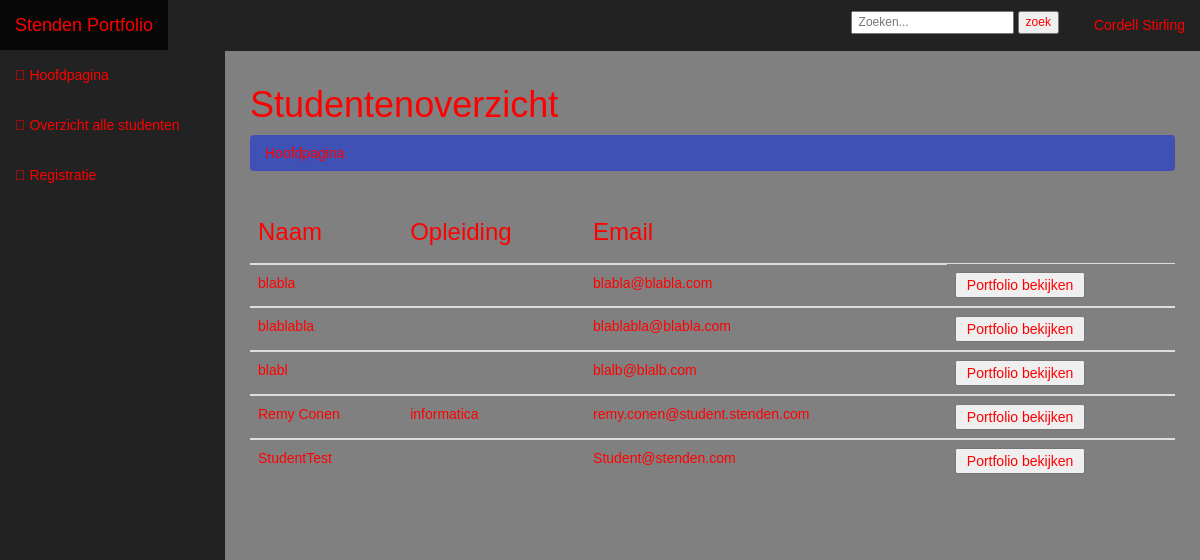
The app's page /Bootstrap/index.php?page=studentenoverzicht (signed in) with its own data.
### tables this page shows
CREATE TABLE `user` (
  `User_ID` int(11) NOT NULL,
  `User_Type_ID` int(11) NOT NULL,
  `User_Name` varchar(50) NOT NULL,
  `User_Education` varchar(50) DEFAULT NULL,
  `User_Email` varchar(50) NOT NULL,
  `User_Photo` varchar(50) DEFAULT NULL,
  `User_Password` varchar(50) NOT NULL
);

### Bootstrap/content/session.php (called while the page is built, shortened)
<?php
    include('config.php');
    if(!isset($_SESSION['login_user'])){
        $_SESSION['login_user'] = null;
    }else{
        $user_check = $_SESSION['login_user'];
        $ses_sql = mysqli_query($db,"select * from User where User_Email = '$user_check' ");
        $row = mysqli_fetch_array($ses_sql,MYSQLI_ASSOC);
    }
?>

### Bootstrap/content/studentenoverzicht.php (the view, shortened to what this page needs)
<div id="page-wrapper">
    <div class="row">
        <div class="col-lg-12">
            <h1>Studentenoverzicht</h1>
            <ol class="breadcrumb">
                <li><a href="index.php"><i class="icon-dashboard"></i> Hoofdpagina</a></li>
            </ol>
            <?php
                $query = "SELECT User_Name, User_Education, User_Email, User_ID FROM user WHERE User_Type_ID = 4 AND User_ID !=" . $row['User_ID'];
                $result = mysqli_query($db, $query);
                if(mysqli_num_rows($result) > 0){
                    echo "<div class='table-responsive'>";
                    echo "<table class='table table-hover'>";
                    echo "<thead>";
                    echo "<tr>
                            <th><h3>Naam</h3></th>
                            <th><h3>Opleiding</h3></th>
                            <th><h3>Email</h3></th>
                          </tr>";
                    echo "</thead>";
                    while($item = mysqli_fetch_assoc($result)){
                        echo "<tbody>";
                        echo '<tr><td>' . $item['User_Name'] .
                        "</td><td>" . $item['User_Education'] .
                        "</td><td>" . $item['User_Email'] .
                        "</td>";
                        echo '<td><a href="?page=portfolio&id=' . $item['User_ID'] . '"><input type = "submit" value = " Portfolio bekijken "/></a></td></tr>';
                        echo "</tbody>";
                    }
                    echo "</table>";
                } else {
                echo "Er zijn nog geen porfolio's aanwezig";
                }
            ?>
        </div>
    </div>
</div>

### Bootstrap/index.php (shortened to what this page needs)
<!DOCTYPE html>
<html lang="en">
  <head>
    <?php
        include ('content/session.php');
        if(isset($_GET['id'])){
            echo '<link href="css/css2.1.php" rel="stylesheet">'
            . '<link href="css/css2.2.php" rel="stylesheet">';
        }else{
            echo '<link href="css/css1.php" rel="stylesheet">'
            . '<link href="css/css2.php" rel="stylesheet">';
        }
    ?>
    <link rel="stylesheet" href="font-awesome/css/font-awesome.min.css">
  </head>
  <body>
    <div id="wrapper">
      <nav class="navbar navbar-inverse navbar-fixed-top" role="navigation">
        <div class="navbar-header">
          <a class="navbar-brand" href="index.php"> Stenden Portfolio </a>
        </div>
        <div class="collapse navbar-collapse navbar-ex1-collapse">
          <ul class="nav navbar-nav side-nav">
            <?php
                if(isset($_SESSION['login_user'])){
                    switch ($row['User_Type_ID']){
                        case 1:
                            echo '<li><a href="index.php"><i class="fa fa-home"></i> Hoofdpagina</a></li>
                                <li><a href="?page=studentenoverzicht"><i class="fa fa-list-alt"></i> Overzicht alle studenten</a></li>
                                <li><a href="?page=registration"><i class="fa fa-list-alt"></i> Registratie </a></li>';
                            break;
                    }
                }
                else{
                    echo '<li class="active"><a href="index.php"><i class="fa fa-home"></i> Hoofdpagina</a></li>';
                }
            ?>
          </ul>
          <ul class="nav navbar-nav navbar-right navbar-user">
              <li class ='dropdown-header'>
                    <form action="?page=search_submit" id="navbar" method="post">
                    <input class="term" type="text" id="term" name="search" placeholder=" Zoeken..." required />
                    <input type="submit" class='submit'  id="submit" value="zoek" />
                    </form>
              </li>
            <li class="dropdown user-dropdown">
                <a href="#" class="dropdown-toggle" data-toggle="dropdown">
                    <?php
                        if($_SESSION['login_user'] != null){
                            echo $row['User_Name'];
                        }else {
                            echo '<li><a href="?page=login"><i class="fa fa-power-off"></i> Log In</a></li>';
                        }
                    ?>
            </li>
          </ul>
        </div>
      </nav>
      <?php
            if (empty($_GET['page'])){
                $page = "home";
            }
            elseif (!file_exists("content/" . $_GET['page'] . '.php')){
                $page = 'not-found';
            }
            elseif (!empty($_GET['page'])){
                $page = $_GET['page'];
            }
            else{
                $page = "home";
            }
            if (file_exists("content/" . $_GET['page'] . '.php')) {
                include("content/" . $page . ".php");
            }
        ?>
    </div>
  </body>
</html>

### records on screen
user: User_Name "Cordell Stirling"
user: User_Name "blabla", User_Email "blabla@blabla.com"
user: User_Name "blablabla", User_Email "blablabla@blabla.com"
user: User_Name "blabl", User_Email "blalb@blalb.com"
user: User_Name "Remy Conen", User_Education "informatica", User_Email "remy.conen@student.stenden.com"
user: User_Name "StudentTest", User_Email "Student@stenden.com"
